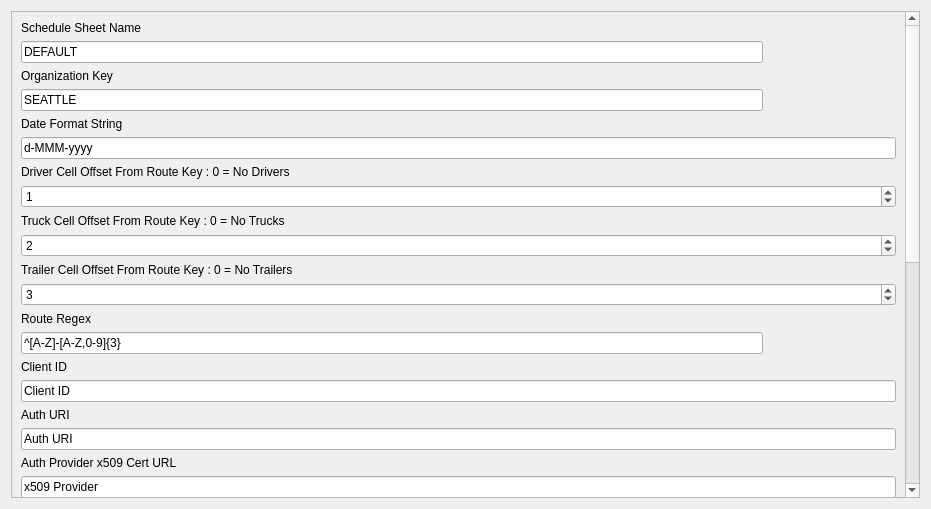
<?xml version="1.0" encoding="UTF-8"?>
<ui version="4.0">
 <class>MasterRouteSheetConfigWidget</class>
 <widget class="QWidget" name="MasterRouteSheetConfigWidget">
  <property name="geometry">
   <rect>
    <x>0</x>
    <y>0</y>
    <width>931</width>
    <height>509</height>
   </rect>
  </property>
  <property name="windowTitle">
   <string>Form</string>
  </property>
  <layout class="QGridLayout" name="gridLayout">
   <item row="0" column="0">
    <widget class="QScrollArea" name="scrollArea">
     <property name="widgetResizable">
      <bool>true</bool>
     </property>
     <widget class="QWidget" name="scrollAreaWidgetContents_4">
      <property name="geometry">
       <rect>
        <x>0</x>
        <y>0</y>
        <width>897</width>
        <height>924</height>
       </rect>
      </property>
      <layout class="QGridLayout" name="gridLayout_3">
       <item row="24" column="0" colspan="2">
        <widget class="QLineEdit" name="projectIDLineEdit">
         <property name="text">
          <string>Project ID</string>
         </property>
        </widget>
       </item>
       <item row="6" column="0">
        <widget class="QLineEdit" name="organizationLineEdit">
         <property name="text">
          <string>SEATTLE</string>
         </property>
        </widget>
       </item>
       <item row="21" column="0">
        <widget class="QLabel" name="x509Label">
         <property name="text">
          <string>Auth Provider x509 Cert URL</string>
         </property>
        </widget>
       </item>
       <item row="36" column="0">
        <widget class="QLabel" name="oauth2UserTimerout">
         <property name="text">
          <string>OAuth2 User Authentication Timeout (sec)</string>
         </property>
        </widget>
       </item>
       <item row="7" column="0">
        <widget class="QLabel" name="dateFormatlLabel">
         <property name="text">
          <string>Date Format String</string>
         </property>
        </widget>
       </item>
       <item row="39" column="0" colspan="2">
        <widget class="QPushButton" name="loadFromFilePushButton">
         <property name="text">
          <string>Load Settings From File</string>
         </property>
        </widget>
       </item>
       <item row="12" column="0" colspan="2">
        <widget class="QSpinBox" name="truckOffsetSpinBox">
         <property name="focusPolicy">
          <enum>Qt::StrongFocus</enum>
         </property>
         <property name="minimum">
          <number>-99</number>
         </property>
         <property name="value">
          <number>2</number>
         </property>
        </widget>
       </item>
       <item row="20" column="0" colspan="2">
        <widget class="QLineEdit" name="authURILineEdit">
         <property name="text">
          <string>Auth URI</string>
         </property>
        </widget>
       </item>
       <item row="25" column="0">
        <widget class="QLabel" name="clientSecretLabel">
         <property name="text">
          <string>Client Secret</string>
         </property>
        </widget>
       </item>
       <item row="33" column="0" colspan="2">
        <widget class="QLineEdit" name="googleSheetsScopeLineEdit">
         <property name="text">
          <string>https://www.googleapis.com/auth/spreadsheets.readonly</string>
         </property>
        </widget>
       </item>
       <item row="34" column="0" colspan="2">
        <widget class="QLabel" name="requestTimeoutLabel">
         <property name="text">
          <string>Request Timeout (sec)</string>
         </property>
        </widget>
       </item>
       <item row="18" column="0" colspan="2">
        <widget class="QLineEdit" name="clientIDLineEdit">
         <property name="text">
          <string>Client ID</string>
         </property>
        </widget>
       </item>
       <item row="29" column="1">
        <widget class="QPushButton" name="removeSelectedRedirectURIPushButton">
         <property name="text">
          <string>Remove Selected URI</string>
         </property>
        </widget>
       </item>
       <item row="13" column="0" colspan="2">
        <widget class="QLabel" name="trailerOffsetLabel">
         <property name="text">
          <string>Trailer Cell Offset From Route Key : 0 = No Trailers</string>
         </property>
        </widget>
       </item>
       <item row="26" column="0" colspan="2">
        <widget class="QLineEdit" name="clientSecretLineEdit">
         <property name="text">
          <string>Client Secret</string>
         </property>
         <property name="echoMode">
          <enum>QLineEdit::Password</enum>
         </property>
        </widget>
       </item>
       <item row="30" column="0">
        <widget class="QLabel" name="googleSheetsBaseAddrLabel">
         <property name="text">
          <string>Google Sheets Base Address</string>
         </property>
        </widget>
       </item>
       <item row="31" column="0" colspan="2">
        <widget class="QLineEdit" name="googleSheetsBaseAddrLineEdit">
         <property name="text">
          <string>e.g. https://sheets.googleapis.com/v4/spreadsheets/&lt;someString&gt;/values/</string>
         </property>
        </widget>
       </item>
       <item row="10" column="0" colspan="2">
        <widget class="QSpinBox" name="driverOffsetSpinBox">
         <property name="focusPolicy">
          <enum>Qt::StrongFocus</enum>
         </property>
         <property name="wrapping">
          <bool>true</bool>
         </property>
         <property name="minimum">
          <number>-99</number>
         </property>
         <property name="value">
          <number>1</number>
         </property>
        </widget>
       </item>
       <item row="14" column="0" colspan="2">
        <widget class="QSpinBox" name="trailerOffsetSpinBox">
         <property name="focusPolicy">
          <enum>Qt::StrongFocus</enum>
         </property>
         <property name="minimum">
          <number>-99</number>
         </property>
         <property name="value">
          <number>3</number>
         </property>
        </widget>
       </item>
       <item row="37" column="0" colspan="2">
        <widget class="QSpinBox" name="oauth2UserTimeoutSpinBox">
         <property name="minimum">
          <number>40</number>
         </property>
         <property name="maximum">
          <number>9001</number>
         </property>
         <property name="value">
          <number>180</number>
         </property>
        </widget>
       </item>
       <item row="27" column="0">
        <widget class="QLabel" name="redirectURILabel">
         <property name="text">
          <string>Redirect URIs</string>
         </property>
        </widget>
       </item>
       <item row="3" column="0">
        <widget class="QLabel" name="schedSheetNameLabel">
         <property name="text">
          <string>Schedule Sheet Name</string>
         </property>
        </widget>
       </item>
       <item row="15" column="0">
        <widget class="QLabel" name="routeRegexLabel">
         <property name="text">
          <string>Route Regex</string>
         </property>
        </widget>
       </item>
       <item row="17" column="0" colspan="2">
        <widget class="QLabel" name="clientIDLabel">
         <property name="text">
          <string>Client ID</string>
         </property>
        </widget>
       </item>
       <item row="4" column="0">
        <widget class="QLineEdit" name="schedSheetNameLineEdit">
         <property name="text">
          <string>DEFAULT</string>
         </property>
        </widget>
       </item>
       <item row="8" column="0" colspan="2">
        <widget class="QLineEdit" name="dateFormatLineEdit">
         <property name="text">
          <string>d-MMM-yyyy</string>
         </property>
        </widget>
       </item>
       <item row="28" column="1">
        <widget class="QPushButton" name="addRedirectURIPushButton">
         <property name="text">
          <string>Add URI</string>
         </property>
        </widget>
       </item>
       <item row="9" column="0" colspan="2">
        <widget class="QLabel" name="driverOffsetLabel">
         <property name="text">
          <string>Driver Cell Offset From Route Key : 0 = No Drivers</string>
         </property>
        </widget>
       </item>
       <item row="40" column="0" colspan="2">
        <widget class="QPushButton" name="saveSettingsPushButton">
         <property name="text">
          <string>Save Settings</string>
         </property>
        </widget>
       </item>
       <item row="38" column="0">
        <spacer name="verticalSpacer">
         <property name="orientation">
          <enum>Qt::Vertical</enum>
         </property>
         <property name="sizeHint" stdset="0">
          <size>
           <width>20</width>
           <height>9</height>
          </size>
         </property>
        </spacer>
       </item>
       <item row="28" column="0" rowspan="2">
        <widget class="QListWidget" name="redirectURIListWidget"/>
       </item>
       <item row="23" column="0">
        <widget class="QLabel" name="projectIDLabel">
         <property name="text">
          <string>Project ID</string>
         </property>
        </widget>
       </item>
       <item row="35" column="0" colspan="2">
        <widget class="QSpinBox" name="requestTimeoutSpinBox">
         <property name="minimum">
          <number>1</number>
         </property>
         <property name="maximum">
          <number>9000</number>
         </property>
         <property name="value">
          <number>40</number>
         </property>
        </widget>
       </item>
       <item row="19" column="0">
        <widget class="QLabel" name="authURILabel">
         <property name="text">
          <string>Auth URI</string>
         </property>
        </widget>
       </item>
       <item row="22" column="0" colspan="2">
        <widget class="QLineEdit" name="x509LineEdit">
         <property name="text">
          <string>x509 Provider</string>
         </property>
        </widget>
       </item>
       <item row="32" column="0">
        <widget class="QLabel" name="googleSheetsScopeLabel">
         <property name="text">
          <string>Google Sheets API Scope</string>
         </property>
        </widget>
       </item>
       <item row="11" column="0" colspan="2">
        <widget class="QLabel" name="truckOffsetLabel">
         <property name="text">
          <string>Truck Cell Offset From Route Key : 0 = No Trucks</string>
         </property>
        </widget>
       </item>
       <item row="5" column="0">
        <widget class="QLabel" name="organizationLabel">
         <property name="text">
          <string>Organization Key</string>
         </property>
        </widget>
       </item>
       <item row="16" column="0">
        <widget class="QLineEdit" name="routeRegexLineEdit">
         <property name="text">
          <string>^[A-Z]-[A-Z,0-9]{3}</string>
         </property>
        </widget>
       </item>
      </layout>
     </widget>
    </widget>
   </item>
  </layout>
 </widget>
 <tabstops>
  <tabstop>schedSheetNameLineEdit</tabstop>
  <tabstop>organizationLineEdit</tabstop>
  <tabstop>dateFormatLineEdit</tabstop>
  <tabstop>driverOffsetSpinBox</tabstop>
  <tabstop>truckOffsetSpinBox</tabstop>
  <tabstop>trailerOffsetSpinBox</tabstop>
  <tabstop>routeRegexLineEdit</tabstop>
  <tabstop>clientIDLineEdit</tabstop>
  <tabstop>authURILineEdit</tabstop>
  <tabstop>x509LineEdit</tabstop>
  <tabstop>projectIDLineEdit</tabstop>
  <tabstop>clientSecretLineEdit</tabstop>
  <tabstop>redirectURIListWidget</tabstop>
  <tabstop>addRedirectURIPushButton</tabstop>
  <tabstop>removeSelectedRedirectURIPushButton</tabstop>
  <tabstop>googleSheetsBaseAddrLineEdit</tabstop>
  <tabstop>googleSheetsScopeLineEdit</tabstop>
  <tabstop>requestTimeoutSpinBox</tabstop>
  <tabstop>oauth2UserTimeoutSpinBox</tabstop>
  <tabstop>loadFromFilePushButton</tabstop>
  <tabstop>saveSettingsPushButton</tabstop>
 </tabstops>
 <resources/>
 <connections/>
</ui>
